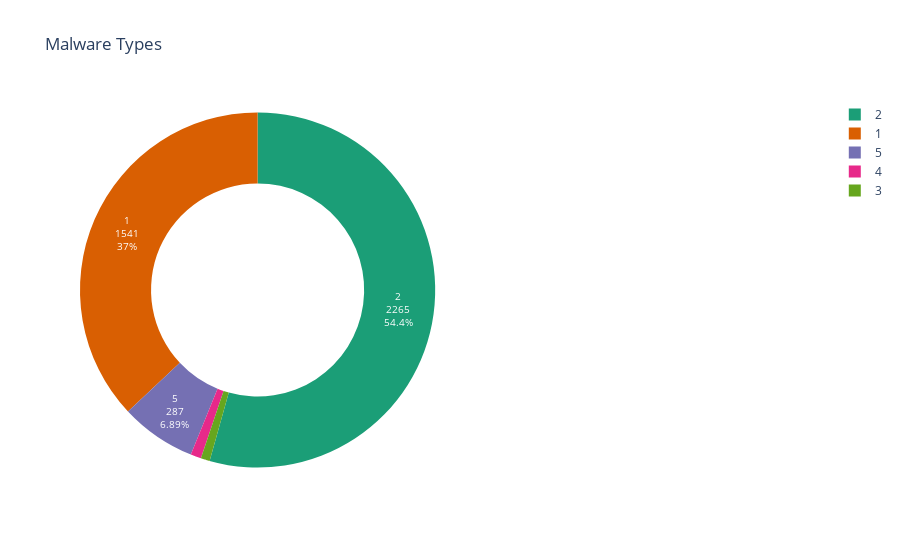

Source (notebook cell):
### Code cell
value_counts = df['malware_value'].value_counts()
labels = value_counts.index.tolist()
py.iplot(pie_plot(labels, value_counts, ['#1B9E77', '#D95F02', '#7570B3', '#E7298A', '#66A61E'], "Malware Types"))

### Figure 1 — Plotly figure (JSON) as saved in the notebook; plotly's stock layout.template omitted (floating-point values rounded to 4 significant figures)
{"data": [{"domain": {"x": [0, 0.48]}, "hole": 0.6, "labels": [2, 1, 5, 4, 3], "marker": {"colors": ["#1B9E77", "#D95F02", "#7570B3", "#E7298A", "#66A61E"]}, "name": "Job Type", "sort": false, "textfont": {"color": "#FFFFFF", "size": 10}, "textinfo": "percent+label+value", "type": "pie", "values": [2265, 1541, 287, 40, 34]}], "layout": {"annotations": [{"font": {"size": 25}, "showarrow": false, "text": ""}], "title": {"text": "Malware Types"}}}
